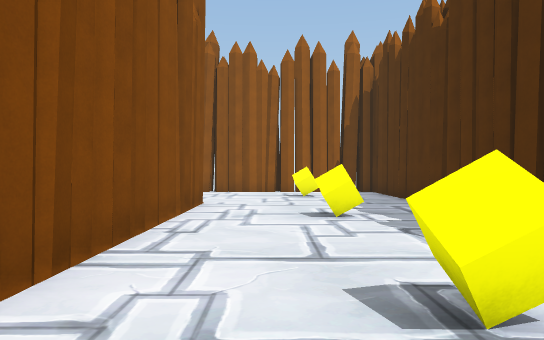
view 1 (above)

17 first-person views from a walk through a scene from a Unity 3-D project. The camera is 1.5 m above the floor, looks level and sees 70° across. The floor is counted in squares, 2 m on a side. Each view is taken from the middle of a square. On the plan, view 1 faces up. The plan holds only what a view shows up to about 12 squares ahead; the rest is blank. The player character is not drawn.

view 2
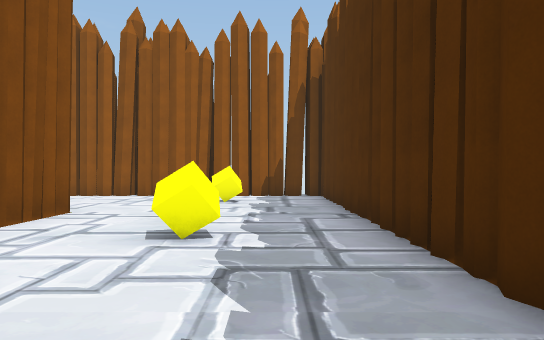

view 3
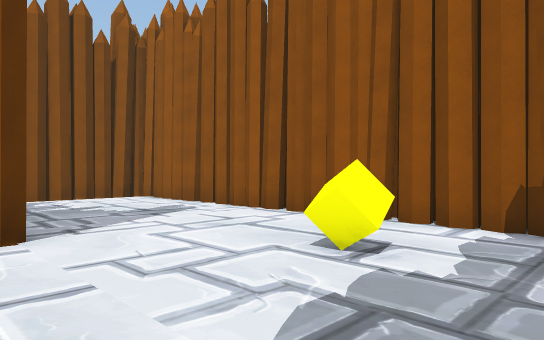

view 4
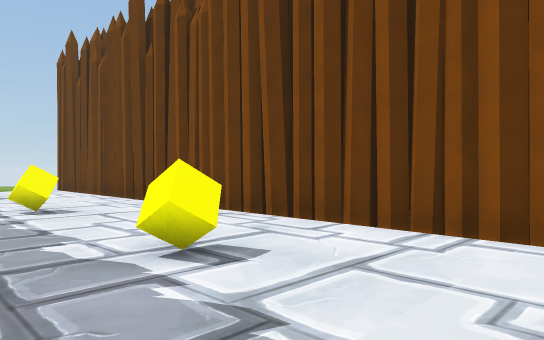

view 5
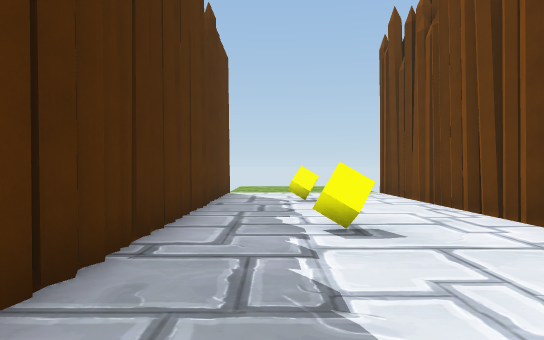

view 6
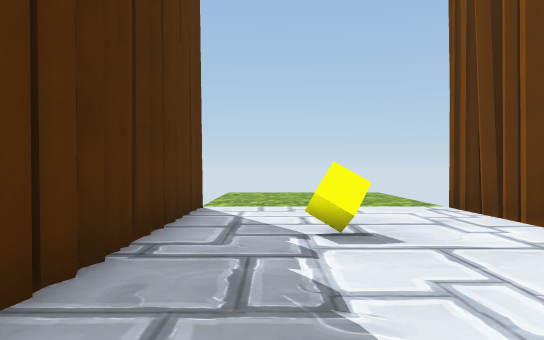

view 7
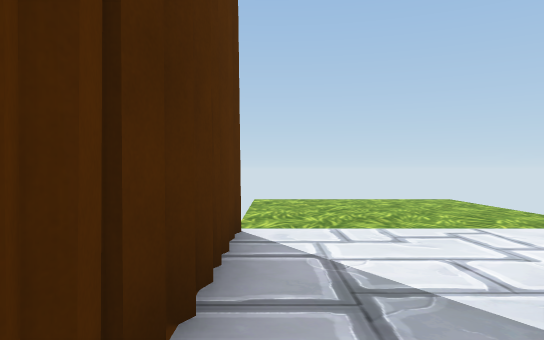

view 8
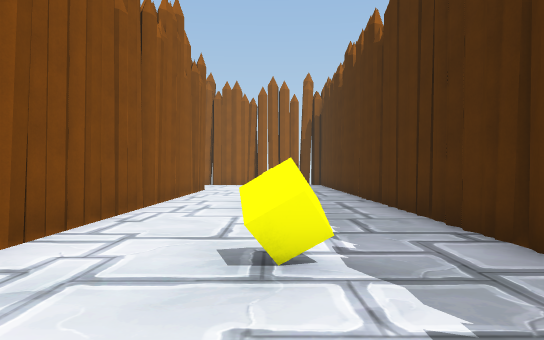

view 9
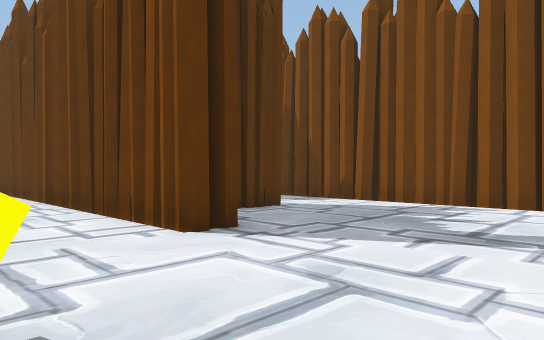

view 10
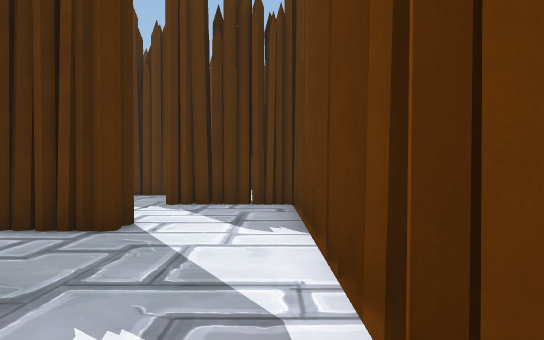

view 11
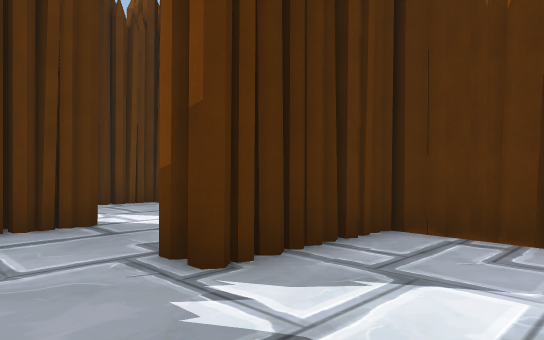

view 12
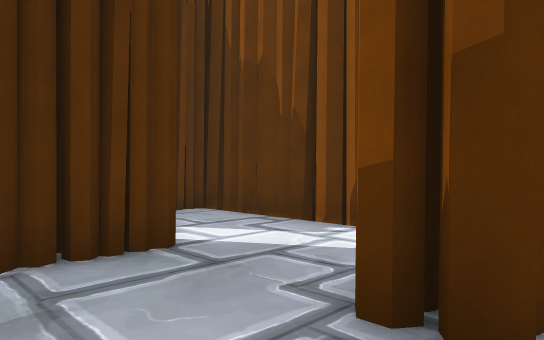

view 13
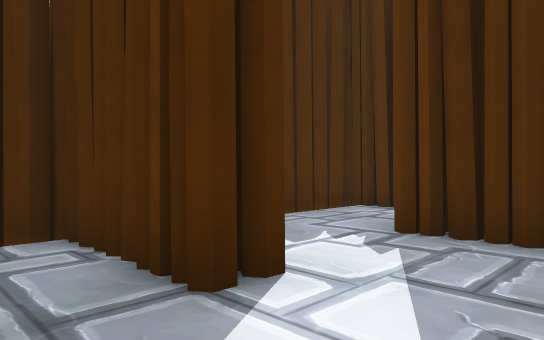

view 14
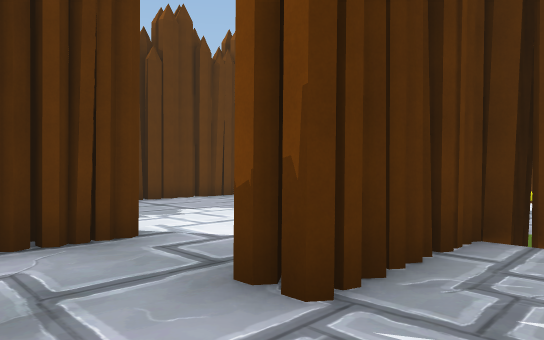

view 15
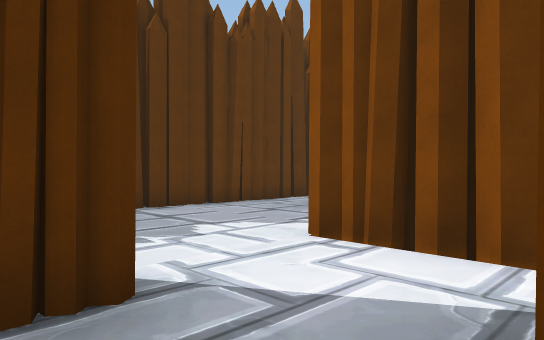

view 16
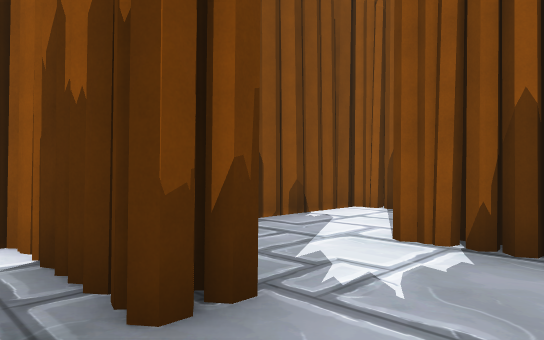

view 17
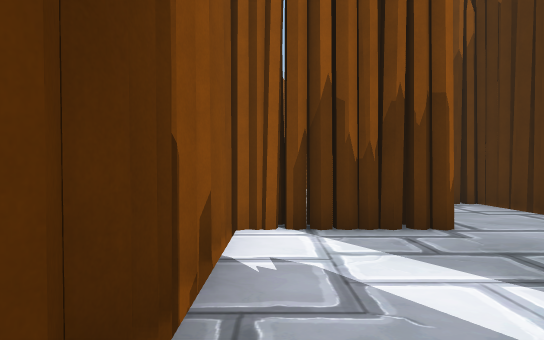

### Floor plan
Key: @ floor where view 1 was taken; # wall or solid block; x gap in a wall; . floor; O other object.
Columns run from 13 left of view 1 to 4 right of it. Each row starts with its distance up from view 1.
 14      #############
 13      #...........#
 12      #...........#
 11      #........O..#
 10      #...........#
  9      #.....#.....#
  8      #.....#.....#
  7      #..####.....#
  6      #.....#..O..#
  5      #.....#.....#
  4      #.....#.....#
  3      ####..#.....#
  2      #.....#..O..#
  1      #.....#.....#
  0      #..####.@...#
 -1      #.....#.....#
 -2      #.....#.....#
 -3      ####..#..O..#
 -4      #.....#.....#
 -5      #..####.....#
 -6      ....  #.....#
 -7     ....   #.....#
 -8    .....   #..O..#
 -9   .....    #.....#
-10 #.##...    #.....#
-11 ######     #.....x
-12             .....
-13             .....
-14             .....
-15             .....

Where each view was taken, in squares from view 1:
view 1: 0 up, 0 right, facing up
view 2: 2 up, 2 right, facing up
view 3: 8 up, 3 right, facing up-left
view 4: 5 up, 3 right, facing down-left
view 5: 2 up, 2 right, facing down
view 6: 3 down, 2 right, facing down
view 7: 6 down, 3 right, facing down
view 8: 6 down, 1 right, facing up
view 9: 13 up, 1 right, facing down-left
view 10: 12 up, 7 left, facing down
view 11: 6 up, 3 left, facing down-left
view 12: 4 up, 3 left, facing down-left
view 13: 2 up, 7 left, facing down-right
view 14: 1 down, 3 left, facing down-left
view 15: 3 down, 4 left, facing down-left
view 16: 4 down, 3 left, facing up-left
view 17: 2 down, 7 left, facing up
